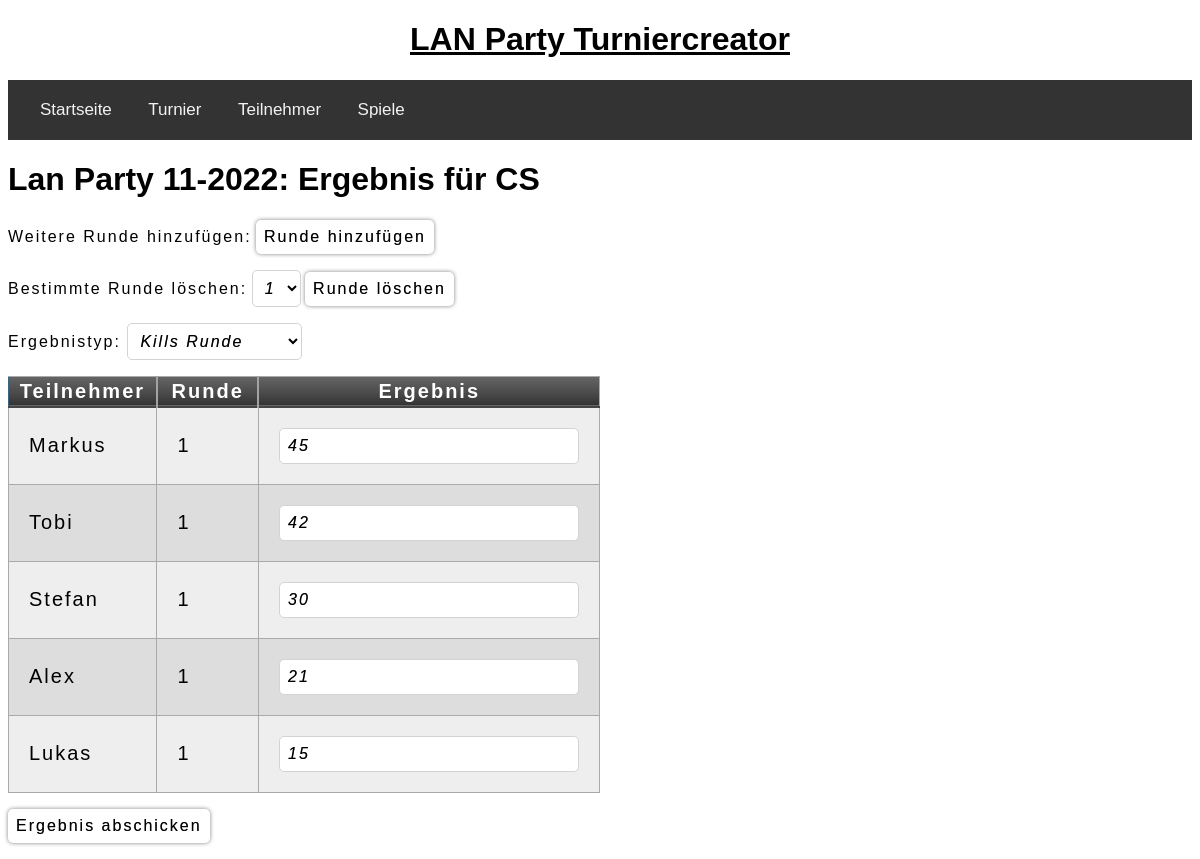
The app's page /turnier/1/CS with its own data.
### tables this page shows
CREATE TABLE turnierdetails(turnierdetailsid integer primary key autoincrement, turnierid integer references turnier(turnierid), spielid integer references spiel(spielid), teilnehmerid integer references teilnehmer(teilnehmerid), runde integer, platz integer, ergebnistyp text, ergebnis integer);

CREATE TABLE teilnehmer(teilnehmerid integer primary key autoincrement, name text, nickname text unique);

### app/routes.py (the view)
@app.route('/turnier/<turnierid>/<spielname>', methods=["POST", "GET"])
def ergebnis(turnierid, spielname):
	ergebnistyp=["Kills Gesamt", "Kills Runde", "Platz Gesamt", "Platz Runde", "Zeit Gesamt", "Zeit Runde", "Punkte Gesamt", "Punkte Runde"]
	spielid = get_spiel(name=spielname)[0][3]
	form_erg = ErgebnisForm()
	form_erg.ergebnistyp.choices = ergebnistyp
	form_erg.ergebnistyp.default = get_ergebnistyp(turnierid=turnierid, spielid=spielid)[0][0]
	form_erg.process([])
	form_delete = ErgebnisDeleteRundeForm()
	form_add = ErgebnisAddRundeForm()
	turniername = get_turniername(turnierid)
	runden_pro_spiel = [i[0] for i in get_runden_pro_spiel_pro_turnier(spielid=spielid, turnierid=turnierid)]
	form_delete.runden.choices = runden_pro_spiel
	punkteliste = get_punkte_pro_spiel_pro_turnier(turnierid=turnierid, spielid=spielid)
	return render_template('ergebnis.html', title="Ergebnis", form_erg=form_erg, form_delete=form_delete, form_add=form_add, spielname=spielname, turniername=turniername, punkteliste=punkteliste)

### app/forms.py
class ErgebnisForm(FlaskForm):
    ergebnistyp = SelectField('Ergebnistyp:', validators=[DataRequired()], coerce=str)
    ergebnis = StringField('Ergebnis', validators=[DataRequired()], render_kw={"placeholder": "Ergebnis"})
    submit = SubmitField('Ergebnis abschicken')

class ErgebnisDeleteRundeForm(FlaskForm):
    runden = SelectField('Bestimmte Runde löschen:', validators=[DataRequired()], coerce=str)
    submit = SubmitField('Runde löschen')

### app/db.py (called while the page is built)
def get_turniername(turnierid):
	query = 'select name || " " || jahr from turnier where turnierid={turnierid};'.format(turnierid=turnierid)
	return execute_select_query(query)

def get_ergebnistyp(turnierid, spielid):
	query = 'select distinct(ergebnistyp) from turnierdetails where turnierid={turnierid} and spielid={spielid};'.format(turnierid=turnierid, spielid=spielid)
	return execute_select_query(query)

def get_spiel(name):
	query = 'select name, typ, maxspieler, spielid from spiel where name="{name}";'.format(name=name)
	return execute_select_query(query)

def get_punkte_pro_spiel_pro_turnier(turnierid, spielid):
	query = 'select spiel.name, teilnehmer.name, td.runde, td.ergebnis from turnierdetails as td inner join teilnehmer on td.teilnehmerid = teilnehmer.teilnehmerid inner join spiel on td.spielid = spiel.spielid where td.turnierid={turnierid} and td.spielid={spielid} order by td.runde, td.platz;'.format(turnierid=turnierid, spielid=spielid)
	return execute_select_query(query)

def get_runden_pro_spiel_pro_turnier(turnierid, spielid):
	query = 'select distinct(td.runde) from turnierdetails as td inner join teilnehmer on td.teilnehmerid = teilnehmer.teilnehmerid inner join spiel on td.spielid = spiel.spielid where td.turnierid={turnierid} and td.spielid={spielid} order by td.runde, td.platz;'.format(turnierid=turnierid, spielid=spielid)
	return execute_select_query(query)

def execute_select_query(query):
	try:
		cursor.execute(query)
		return cursor.fetchall()
	except sqlite3.IntegrityError as e:
		return "Integrity Error: " + str(e)
	connection.close()

### app/templates/ergebnis.html (shortened to what this page needs)
{% extends "base.html" %}
{% block app_content %}
    <h1>{{turniername[0][0]}}: Ergebnis für {{spielname}}</h1>{{ ergebnistyp }}
    <p><form action="" method="post" novalidate id="myForm_edit">{{form_add.nur_fuer_label.label}} {{form_add.submit}}</form></p>
    <p><form action="" method="post" novalidate id="myForm_edit">{{form_delete.runden.label}} {{form_delete.runden}} {{form_delete.submit}}</form></p>
    <p><form action="" method="post" novalidate id="myForm_edit">
        <p>{{form_erg.ergebnistyp.label}} {{ form_erg.ergebnistyp}}</p>
        <p><table class="myTable">
            <thead>
                <tr>
                    <th>Teilnehmer</th>
                    <th>Runde</th>
                    <th>Ergebnis</th>
                </tr>
            </thead>
        {% for spielerg in punkteliste %}
                <tr>
                    <td>{{ spielerg[1] }}</td>
                    <td>{{ spielerg[2] }}</td>
                    <td class="input_edit">{{form_erg.ergebnis(value=spielerg[3])}}</td>
                </tr>
        {% endfor %}
    </table></p>
    <p>{{ form_erg.submit }}</p>
    </form></p>
{% endblock %}

### app/static/index.css (style rules this page uses)
* { font-family: sans-serif; }

### app/static/tables.css (style rules this page uses)
table.myTable { border: 1px solid #1C6EA4; background-color: #EEEEEE; min-width: 50%; width: auto; text-align: left; border-collapse: collapse; }
table.myTable td, table.myTable th { border: 1px solid #AAAAAA; padding: 3px 2px; }
table.myTable tbody td { font-size: 20px; padding-left: 20px; }
table.myTable tr:nth-child(even) { background: #DDDDDD; }
table.myTable thead { background: #333333; background: -moz-linear-gradient(top, #666666 0%, #474747 66%, #333333 100%); background: -webkit-linear-gradient(top, #666666 0%, #474747 66%, #333333 100%); background: linear-gradient(to bottom, #666666 0%, #474747 66%, #333333 100%); border-bottom: 2px solid #444444; }
table.myTable thead th { font-size: 20px; font-weight: bold; color: #FFFFFF; text-align: center; border-left: 2px solid #A2A2A2; }
table.myTable thead th:first-child { border-left: none; }

### app/static/forms.css (style rules this page uses)
#myForm_add *, #myForm_edit * { width: 50%; box-sizing: border-box; letter-spacing: 2px; }
#myForm_add input, #myForm_add select, #myForm_edit input, #myForm_edit select { padding: 8px; font-size: 16px; background-color: #FFFFFF; color: #000000; border-bottom: 1px; border-style: solid; border-radius: 5px; border-width: 1px; border-color: lightgrey; box-shadow: 0px 0px 0px rgba(66,66,66,.40); text-shadow: 0px 0px 0px rgba(66,66,66,.75); width: 100%; font-style: italic; }
#myForm_add input[type=submit], #myForm_edit input[type=submit] { width: 100%; border: 0; box-shadow: 0 0 4px grey; cursor: pointer; font-style: normal; }
#myForm_edit input[type=text] { min-width: 300px; padding-right: 18px; }
#myForm_edit .input_edit { padding: 20px; }
#myForm_edit select { width: fit-content; }
#myForm_edit input[type=submit] { width: 10%; min-width: fit-content; }

### records on screen
turnierdetails: ergebnistyp "Kills Runde", name "Lukas", runde "1", ergebnis "15"
turnierdetails: name "Markus", runde "1", ergebnis "45"
turnierdetails: name "Tobi", runde "1", ergebnis "42"
turnierdetails: name "Stefan", runde "1", ergebnis "30"
turnierdetails: name "Alex", runde "1", ergebnis "21"

### other values on screen
{{ turniername[0][0] }} "Lan Party 11-2022"
{{ spielname }} "CS"
